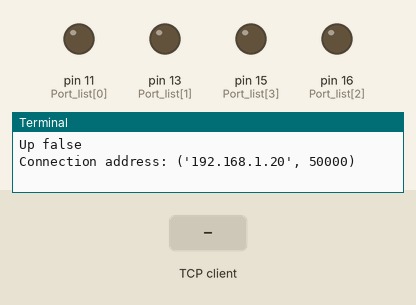
Recording of a program running on a simulated Raspberry Pi (header pin numbers). Shown: output pins drawn as LEDs (lit = HIGH), the last lines printed to the terminal. Inputs (shaded band) come from the test bench. One TCP client connects 1 s after the port opens and stays connected.

Above: at 1.2 s.
1.3 s: the TCP client sends "stop"
At 2.5 s:
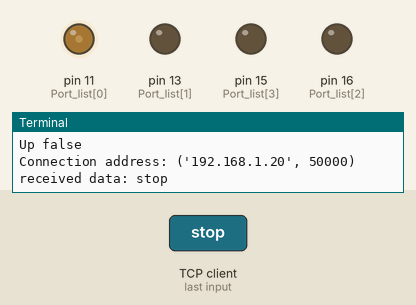
2.8 s: the TCP client sends "r1"
At 3.8 s:
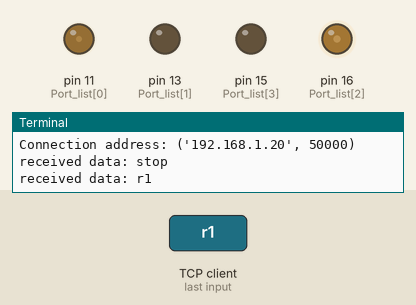
4.3 s: the TCP client sends "l1"
At 4.9 s:
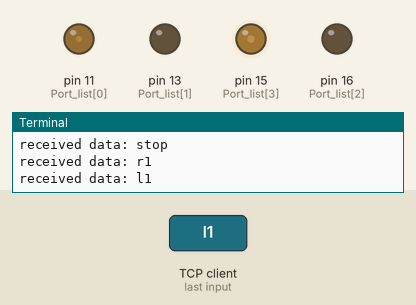
5.8 s: the TCP client sends "r2"
At 7.0 s:
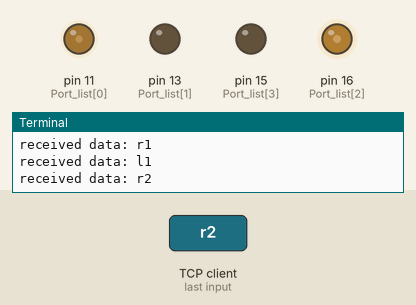
7.3 s: the TCP client sends "r3"
At 8.4 s:
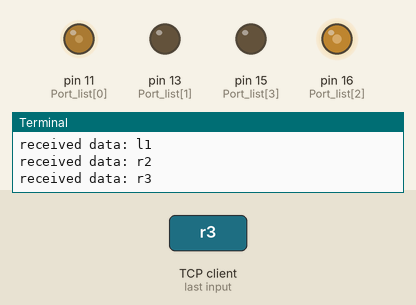
8.8 s: the TCP client sends "l2"
At 9.5 s:
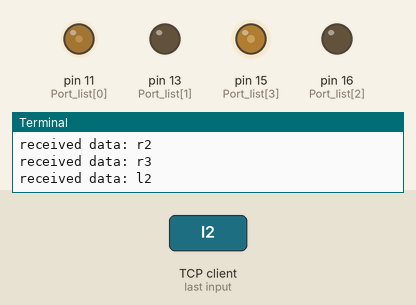
Timing chart, 0 to 11.3 s (numbered marks = the images above; inputs shaded):
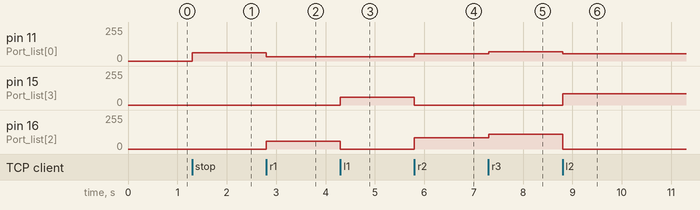

Measured:
- after the input at 1.3 s, pin 11 (Port_list[0]): 0/255 → 61/255 at once
- after the input at 2.8 s, pin 11 (Port_list[0]): 61/255 → 33/255 at once; pin 16 (Port_list[2]): 0/255 → 59/255 at once
- after the input at 4.3 s, pin 15 (Port_list[3]): 0/255 → 59/255 at once; pin 16 (Port_list[2]): 59/255 → 0/255 at once
- after the input at 5.8 s, pin 11 (Port_list[0]): 33/255 → 56/255 at once; pin 15 (Port_list[3]): 59/255 → 0/255 at once; pin 16 (Port_list[2]): 0/255 → 84/255 at once
- after the input at 7.3 s, pin 11 (Port_list[0]): 56/255 → 71/255 at once; pin 16 (Port_list[2]): 84/255 → 112/255 at once
- after the input at 8.8 s, pin 11 (Port_list[0]): 71/255 → 56/255 at once; pin 15 (Port_list[3]): 0/255 → 84/255 at once; pin 16 (Port_list[2]): 112/255 → 0/255 at once

The program:

detect-line.py
```python
#!/usr/bin/env python

import socket
import RPi.GPIO as GPIO
import time

import sys

level1 = 23
level2 = 33
level3 = 44
start_speed = 24
go_speed = 13
go_speed2 = 22
go_speed3 = 28

GPIO.setmode(GPIO.BOARD)
Port_list = [11,13,16,15]
#up
GPIO.setup(Port_list[0], GPIO.OUT)
#down
GPIO.setup(Port_list[1], GPIO.OUT)
#right
GPIO.setup(Port_list[2], GPIO.OUT)
#left
GPIO.setup(Port_list[3], GPIO.OUT)

#TCP_IP = '157.82.5.182'
TCP_IP = 'tenyPi.local'
TCP_PORT = 5006
BUFFER_SIZE = 20  # Normally 1024, but we want fast response
data_old = "stop"
s = socket.socket(socket.AF_INET, socket.SOCK_STREAM)
s.bind((TCP_IP, TCP_PORT))

up = GPIO.PWM(Port_list[0], 200)
down = GPIO.PWM(Port_list[1], 200)
right = GPIO.PWM(Port_list[2], 200)
left = GPIO.PWM(Port_list[3], 200)
up.start(0)
down.start(0)
left.start(0)
right.start(0)
print "Up false"
num = 0
data=""
s.listen(1)
conn, addr = s.accept()
print 'Connection address:', addr

go_count = 0

while True:
    data = conn.recv(BUFFER_SIZE)
    if not data: break
    #if not data==data_old: break
    print "received data:", data
    if num == 0:
        up.ChangeDutyCycle(start_speed)
        time.sleep(1)
        num += 1

    #while True:
    if not data==data_old:
        up.ChangeDutyCycle(17)
        down.ChangeDutyCycle(0)
        right.ChangeDutyCycle(0)
        left.ChangeDutyCycle(0)
        if data=="exit":
            up.stop()
            down.stop()
            right.stop()
            left.stop()
            GPIO.cleanup()
            conn.close()
            sys.exit()
        elif data=="stop":
            p.ChangeDutyCycle(0)
        elif data=="go":
            up.ChangeDutyCycle(go_speed)
        elif data=="r1":
            up.ChangeDutyCycle(go_speed)
            right.ChangeDutyCycle(level1)
        elif data=="r2":
            up.ChangeDutyCycle(go_speed2)
            right.ChangeDutyCycle(level2)
        elif data=="r3":
            up.ChangeDutyCycle(go_speed3)
            right.ChangeDutyCycle(level3)
        elif data=="l1":
            up.ChangeDutyCycle(go_speed)
            left.ChangeDutyCycle(level1)
        elif data=="l2":
            up.ChangeDutyCycle(go_speed2)
            left.ChangeDutyCycle(level2)
        elif data=="l3":
            up.ChangeDutyCycle(go_speed3)
            left.ChangeDutyCycle(level3)
        else:
            up.ChangeDutyCycle(go_speed)
            print "Unknown"
        data_old = data
```
